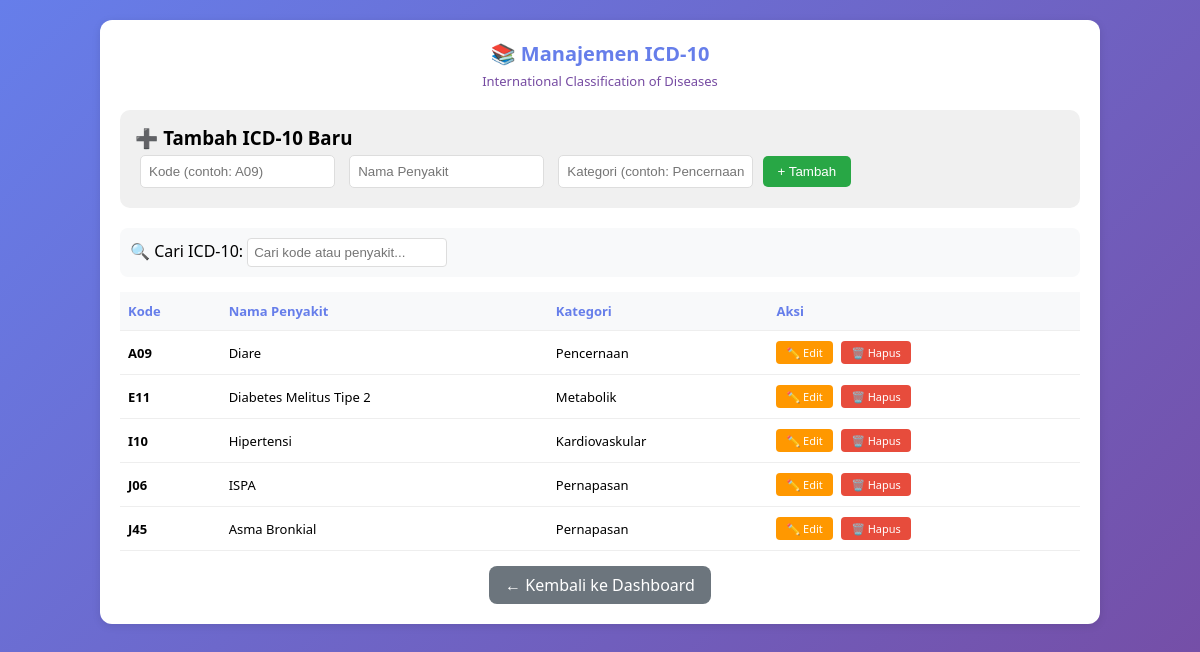
/icd10 (signed in), run on the app's committed database.
### tables this page shows
CREATE TABLE icd10 (kode TEXT PRIMARY KEY, nama_penyakit TEXT, kategori TEXT);

### app.py (the view)
@app.route('/icd10')
@login_required
def icd10_list():
    conn = get_db()
    icd_list = conn.execute("SELECT * FROM icd10 ORDER BY kode").fetchall()
    conn.close()
    return render_template('icd10.html', icd_list=icd_list)

### app.py (called while the page is built)
def get_db():
    conn = sqlite3.connect('klinik.db')
    conn.row_factory = sqlite3.Row
    return conn

def login_required(f):
    @wraps(f)
    def decorated(*args, **kwargs):
        if 'logged_in' not in session:
            return redirect(url_for('login'))
        return f(*args, **kwargs)
    return decorated

### templates/icd10.html (shortened to what this page needs)
<!DOCTYPE html>
<html>
<head>
</head>
<body>
<div class="container">
    <div class="card">
        <h2>📚 Manajemen ICD-10</h2>
        <div class="subtitle">International Classification of Diseases</div>
        <div class="form-tambah">
            <h3>➕ Tambah ICD-10 Baru</h3>
            <form method="POST" action="/icd10/tambah">
                <input type="text" name="kode" placeholder="Kode (contoh: A09)" required>
                <input type="text" name="nama_penyakit" placeholder="Nama Penyakit" required>
                <input type="text" name="kategori" placeholder="Kategori (contoh: Pencernaan)">
                <button type="submit">+ Tambah</button>
            </form>
        </div>
        <div class="search-box">
            <span>🔍 Cari ICD-10: </span>
            <input type="text" id="searchInput" onkeyup="searchTable()" placeholder="Cari kode atau penyakit...">
        </div>
        <div style="overflow-x: auto;">
            <table id="icdTable">
                <thead>
                    <tr><th>Kode</th><th>Nama Penyakit</th><th>Kategori</th><th>Aksi</th></tr>
                </thead>
                <tbody>
                    {% for icd in icd_list %}
                    <tr>
                        <td><strong>{{ icd.kode }}</strong></td>
                        <td>{{ icd.nama_penyakit }}</td>
                        <td>{{ icd.kategori or "-" }}</td>
                        <td>
                            <a href="/icd10/edit/{{ icd.kode }}" class="btn-edit">✏️ Edit</a>
                            <a href="/icd10/hapus/{{ icd.kode }}" class="btn-delete" onclick="return confirm('Hapus {{ icd.kode }}?')">🗑️ Hapus</a>
                        </td>
                    </tr>
                    {% endfor %}
                </tbody>
            </table>
        </div>
        <div style="text-align: center;">
            <a href="/dashboard" class="btn-back">← Kembali ke Dashboard</a>
        </div>
    </div>
</div>
</body>
</html>

### templates/icd10.html (style rules this page uses)
* { margin: 0; padding: 0; box-sizing: border-box; }
body { font-family: "Segoe UI", Tahoma, Geneva, Verdana, sans-serif; background: linear-gradient(135deg, #667eea 0%, #764ba2 100%); padding: 20px; min-height: 100vh; }
.container { max-width: 1000px; margin: 0 auto; }
.card { background: white; border-radius: 12px; padding: 20px; margin-bottom: 20px; box-shadow: 0 2px 8px rgba(0,0,0,0.1); }
h2 { color: #667eea; margin-bottom: 5px; text-align: center; font-size: 20px; }
.subtitle { text-align: center; color: #764ba2; margin-bottom: 20px; font-size: 13px; }
.form-tambah { background: #f0f0f0; padding: 15px; border-radius: 10px; margin-bottom: 20px; }
.form-tambah input { padding: 8px; margin: 5px; border: 1px solid #ddd; border-radius: 5px; }
.form-tambah button { padding: 8px 15px; background: #28a745; color: white; border: none; border-radius: 5px; cursor: pointer; }
.search-box { padding: 10px; margin-bottom: 15px; background: #f8f9fa; border-radius: 8px; }
.search-box input { padding: 6px; width: 200px; border: 1px solid #ddd; border-radius: 4px; }
table { width: 100%; border-collapse: collapse; font-size: 13px; }
th, td { padding: 10px 8px; text-align: left; border-bottom: 1px solid #eee; }
th { background: #f8f9fa; color: #667eea; }
.btn-edit { background: #ff9800; color: white; padding: 4px 10px; border-radius: 4px; text-decoration: none; display: inline-block; font-size: 11px; }
.btn-delete { background: #e74c3c; color: white; padding: 4px 10px; border-radius: 4px; text-decoration: none; display: inline-block; margin-left: 5px; font-size: 11px; }
.btn-back { display: inline-block; margin-top: 15px; padding: 8px 16px; background: #6c757d; color: white; text-decoration: none; border-radius: 8px; }

### data on the page
icd10: kode "A09", nama_penyakit "Diare", kategori "Pencernaan"
icd10: kode "E11", nama_penyakit "Diabetes Melitus Tipe 2", kategori "Metabolik"
icd10: kode "I10", nama_penyakit "Hipertensi", kategori "Kardiovaskular"
icd10: kode "J06", nama_penyakit "ISPA", kategori "Pernapasan"
icd10: kode "J45", nama_penyakit "Asma Bronkial", kategori "Pernapasan"
